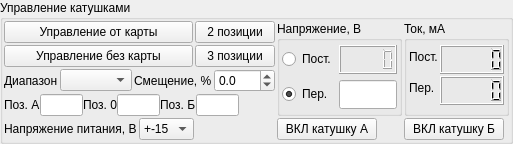
      <widget class="QGroupBox" name="ReelControl">
       <property name="title">
        <string>Управление катушками</string>
       </property>
       <layout class="QGridLayout" name="gridLayout_5">
        <property name="leftMargin">
         <number>1</number>
        </property>
        <property name="topMargin">
         <number>1</number>
        </property>
        <property name="rightMargin">
         <number>1</number>
        </property>
        <property name="bottomMargin">
         <number>1</number>
        </property>
        <property name="spacing">
         <number>2</number>
        </property>
        <item row="0" column="5" rowspan="4">
         <widget class="QGroupBox" name="voltage">
          <property name="sizePolicy">
           <sizepolicy hsizetype="Preferred" vsizetype="Preferred">
            <horstretch>0</horstretch>
            <verstretch>0</verstretch>
           </sizepolicy>
          </property>
          <property name="maximumSize">
           <size>
            <width>125</width>
            <height>16777215</height>
           </size>
          </property>
          <property name="title">
           <string>Напряжение, В</string>
          </property>
          <layout class="QGridLayout" name="gridLayout_20">
           <property name="leftMargin">
            <number>2</number>
           </property>
           <property name="topMargin">
            <number>4</number>
           </property>
           <property name="rightMargin">
            <number>2</number>
           </property>
           <property name="bottomMargin">
            <number>2</number>
           </property>
           <item row="1" column="0">
            <widget class="QRadioButton" name="rb_AC">
             <property name="maximumSize">
              <size>
               <width>51</width>
               <height>16777215</height>
              </size>
             </property>
             <property name="text">
              <string>Пер.</string>
             </property>
             <property name="checked">
              <bool>true</bool>
             </property>
            </widget>
           </item>
           <item row="0" column="0">
            <widget class="QRadioButton" name="rb_DC">
             <property name="maximumSize">
              <size>
               <width>51</width>
               <height>16777215</height>
              </size>
             </property>
             <property name="text">
              <string>Пост.</string>
             </property>
            </widget>
           </item>
           <item row="1" column="1">
            <widget class="QLineEdit" name="U_ACDC">
             <property name="minimumSize">
              <size>
               <width>43</width>
               <height>29</height>
              </size>
             </property>
             <property name="maximumSize">
              <size>
               <width>70</width>
               <height>29</height>
              </size>
             </property>
             <property name="toolTip">
              <string>U_ACDC</string>
             </property>
             <property name="toolTipDuration">
              <number>500</number>
             </property>
            </widget>
           </item>
           <item row="0" column="1">
            <widget class="QLCDNumber" name="U">
             <property name="minimumSize">
              <size>
               <width>0</width>
               <height>29</height>
              </size>
             </property>
             <property name="maximumSize">
              <size>
               <width>65</width>
               <height>29</height>
              </size>
             </property>
             <property name="font">
              <font>
               <weight>50</weight>
               <bold>false</bold>
              </font>
             </property>
             <property name="toolTip">
              <string>U</string>
             </property>
             <property name="toolTipDuration">
              <number>500</number>
             </property>
             <property name="frameShape">
              <enum>QFrame::Box</enum>
             </property>
            </widget>
           </item>
          </layout>
         </widget>
        </item>
        <item row="0" column="6" rowspan="4">
         <widget class="QGroupBox" name="groupBox_3">
          <property name="title">
           <string>Ток, мА</string>
          </property>
          <layout class="QFormLayout" name="formLayout_2">
           <property name="horizontalSpacing">
            <number>2</number>
           </property>
           <property name="verticalSpacing">
            <number>2</number>
           </property>
           <property name="leftMargin">
            <number>2</number>
           </property>
           <property name="topMargin">
            <number>4</number>
           </property>
           <property name="rightMargin">
            <number>2</number>
           </property>
           <property name="bottomMargin">
            <number>2</number>
           </property>
           <item row="0" column="0">
            <widget class="QLabel" name="label_23">
             <property name="text">
              <string>Пост.</string>
             </property>
            </widget>
           </item>
           <item row="0" column="1">
            <widget class="QLCDNumber" name="I_DC">
             <property name="minimumSize">
              <size>
               <width>0</width>
               <height>29</height>
              </size>
             </property>
             <property name="maximumSize">
              <size>
               <width>65</width>
               <height>29</height>
              </size>
             </property>
             <property name="toolTip">
              <string>I_DC</string>
             </property>
             <property name="toolTipDuration">
              <number>500</number>
             </property>
             <property name="frameShape">
              <enum>QFrame::Box</enum>
             </property>
            </widget>
           </item>
           <item row="1" column="0">
            <widget class="QLabel" name="label_27">
             <property name="text">
              <string>Пер.</string>
             </property>
            </widget>
           </item>
           <item row="1" column="1">
            <widget class="QLCDNumber" name="I_AC">
             <property name="minimumSize">
              <size>
               <width>0</width>
               <height>29</height>
              </size>
             </property>
             <property name="maximumSize">
              <size>
               <width>65</width>
               <height>29</height>
              </size>
             </property>
             <property name="toolTip">
              <string>I_AC</string>
             </property>
             <property name="toolTipDuration">
              <number>500</number>
             </property>
             <property name="frameShape">
              <enum>QFrame::Box</enum>
             </property>
            </widget>
           </item>
          </layout>
         </widget>
        </item>
        <item row="0" column="4">
         <widget class="QPushButton" name="RC1">
          <property name="toolTip">
           <string>RC1</string>
          </property>
          <property name="toolTipDuration">
           <number>500</number>
          </property>
          <property name="text">
           <string>2 позиции</string>
          </property>
          <property name="checkable">
           <bool>true</bool>
          </property>
         </widget>
        </item>
        <item row="1" column="4">
         <widget class="QPushButton" name="RC2">
          <property name="toolTip">
           <string>RC2</string>
          </property>
          <property name="toolTipDuration">
           <number>500</number>
          </property>
          <property name="text">
           <string>3 позиции</string>
          </property>
          <property name="checkable">
           <bool>true</bool>
          </property>
         </widget>
        </item>
        <item row="0" column="0" colspan="4">
         <widget class="QPushButton" name="CB">
          <property name="toolTip">
           <string>CB</string>
          </property>
          <property name="toolTipDuration">
           <number>500</number>
          </property>
          <property name="text">
           <string>Управление от карты</string>
          </property>
          <property name="checkable">
           <bool>true</bool>
          </property>
         </widget>
        </item>
        <item row="1" column="0" colspan="4">
         <widget class="QPushButton" name="CR">
          <property name="toolTip">
           <string>CR</string>
          </property>
          <property name="toolTipDuration">
           <number>500</number>
          </property>
          <property name="text">
           <string>Управление без карты</string>
          </property>
          <property name="checkable">
           <bool>true</bool>
          </property>
         </widget>
        </item>
        <item row="2" column="0" colspan="5">
         <layout class="QHBoxLayout" name="horizontalLayout_6">
          <property name="topMargin">
           <number>0</number>
          </property>
          <item>
           <widget class="QLabel" name="label_20">
            <property name="text">
             <string>Диапазон</string>
            </property>
           </widget>
          </item>
          <item>
           <widget class="QComboBox" name="SigLevel"/>
          </item>
          <item>
           <widget class="QLabel" name="label_24">
            <property name="text">
             <string>Смещение, %</string>
            </property>
           </widget>
          </item>
          <item>
           <widget class="QDoubleSpinBox" name="SignalPersent">
            <property name="decimals">
             <number>1</number>
            </property>
            <property name="minimum">
             <double>-100.000000000000000</double>
            </property>
           </widget>
          </item>
         </layout>
        </item>
        <item row="4" column="6">
         <widget class="QPushButton" name="ONRB">
          <property name="maximumSize">
           <size>
            <width>100</width>
            <height>23</height>
           </size>
          </property>
          <property name="toolTip">
           <string>ONRB</string>
          </property>
          <property name="toolTipDuration">
           <number>500</number>
          </property>
          <property name="text">
           <string>ВКЛ катушку Б</string>
          </property>
          <property name="checkable">
           <bool>true</bool>
          </property>
         </widget>
        </item>
        <item row="4" column="5">
         <widget class="QPushButton" name="ONRA">
          <property name="maximumSize">
           <size>
            <width>100</width>
            <height>23</height>
           </size>
          </property>
          <property name="toolTip">
           <string>ONRA</string>
          </property>
          <property name="toolTipDuration">
           <number>500</number>
          </property>
          <property name="text">
           <string>ВКЛ катушку А</string>
          </property>
          <property name="checkable">
           <bool>true</bool>
          </property>
         </widget>
        </item>
        <item row="3" column="0" colspan="5">
         <layout class="QHBoxLayout" name="signal_layers">
          <property name="spacing">
           <number>0</number>
          </property>
          <property name="topMargin">
           <number>0</number>
          </property>
          <item>
           <widget class="QLabel" name="l_sig_a">
            <property name="text">
             <string>Поз. А</string>
            </property>
           </widget>
          </item>
          <item>
           <widget class="QLineEdit" name="SigA">
            <property name="minimumSize">
             <size>
              <width>43</width>
              <height>0</height>
             </size>
            </property>
            <property name="maximumSize">
             <size>
              <width>43</width>
              <height>16777215</height>
             </size>
            </property>
           </widget>
          </item>
          <item>
           <widget class="QLabel" name="l_sig_0">
            <property name="text">
             <string>Поз. 0</string>
            </property>
           </widget>
          </item>
          <item>
           <widget class="QLineEdit" name="Sig0">
            <property name="minimumSize">
             <size>
              <width>43</width>
              <height>0</height>
             </size>
            </property>
            <property name="maximumSize">
             <size>
              <width>43</width>
              <height>16777215</height>
             </size>
            </property>
           </widget>
          </item>
          <item>
           <widget class="QLabel" name="l_sig_b">
            <property name="text">
             <string>Поз. Б</string>
            </property>
           </widget>
          </item>
          <item>
           <widget class="QLineEdit" name="SigB">
            <property name="minimumSize">
             <size>
              <width>43</width>
              <height>0</height>
             </size>
            </property>
            <property name="maximumSize">
             <size>
              <width>43</width>
              <height>16777215</height>
             </size>
            </property>
           </widget>
          </item>
          <item>
           <spacer name="horizontalSpacer_5">
            <property name="orientation">
             <enum>Qt::Horizontal</enum>
            </property>
            <property name="sizeHint" stdset="0">
             <size>
              <width>1</width>
              <height>20</height>
             </size>
            </property>
           </spacer>
          </item>
         </layout>
        </item>
        <item row="4" column="0" colspan="5">
         <layout class="QHBoxLayout" name="horizontalLayout_11">
          <item>
           <widget class="QLabel" name="l_board_voltage">
            <property name="text">
             <string>Напряжение питания, В</string>
            </property>
           </widget>
          </item>
          <item>
           <widget class="QComboBox" name="BoardVoltage">
            <item>
             <property name="text">
              <string>+-15</string>
             </property>
            </item>
            <item>
             <property name="text">
              <string>24</string>
             </property>
            </item>
            <item>
             <property name="text">
              <string>30</string>
             </property>
            </item>
           </widget>
          </item>
          <item>
           <spacer name="horizontalSpacer_7">
            <property name="orientation">
             <enum>Qt::Horizontal</enum>
            </property>
            <property name="sizeHint" stdset="0">
             <size>
              <width>40</width>
              <height>20</height>
             </size>
            </property>
           </spacer>
          </item>
         </layout>
        </item>
       </layout>
      </widget>
